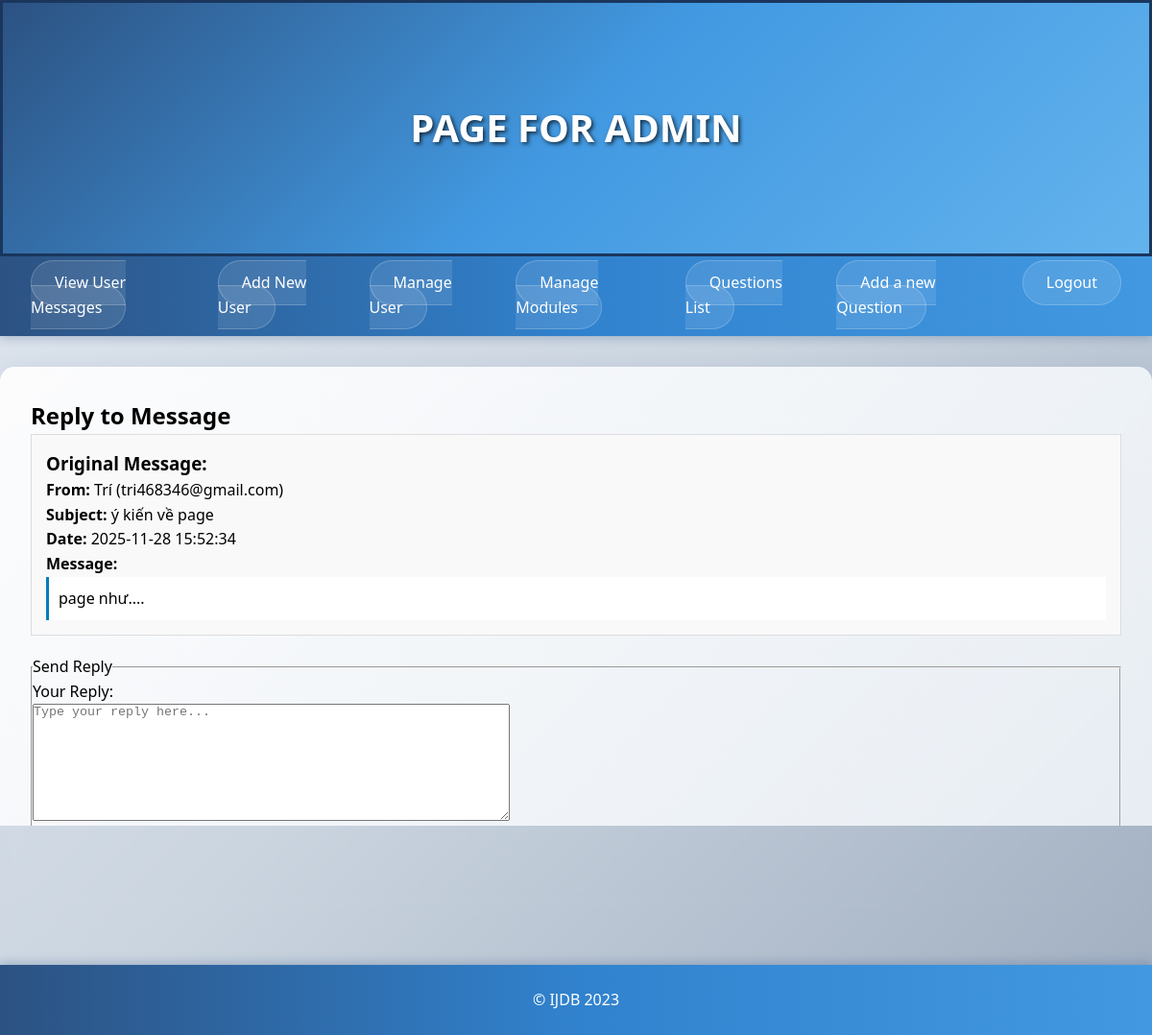
The app's page /COURSEWORK/admin/replymessage.php?id=1 with its own data.
### tables this page shows
CREATE TABLE `messages` (
  `id` int(11) NOT NULL,
  `sender_name` varchar(255) DEFAULT NULL,
  `sender_email` varchar(255) DEFAULT NULL,
  `subject` varchar(255) DEFAULT NULL,
  `message` text DEFAULT NULL,
  `sent_date` datetime DEFAULT NULL
);

### COURSEWORK/admin/replymessage.php (called while the page is built, shortened)
<?php
if(isset($_POST['reply_message'])){
    try{
        include '../includes/DatabaseConnection.php';
        include '../includes/DataBaseFunction.php';
        replyMessage($pdo, $_POST['message_id'], $_POST['reply_message']);
        $title = 'Reply Sent';
        $output = '<h2>Reply Sent Successfully!</h2><p>Your reply has been sent.</p><p><a href="viewmessages.php">Back to Messages</a></p>';
    }catch (PDOException $e){
        $title = 'An error has occurred';
        $output = 'Database error: ' . $e->getMessage();
    }
}else{
    try{
        include '../includes/DatabaseConnection.php';
        $messageQuery = $pdo->prepare('SELECT * FROM messages WHERE id = ?');
        $messageQuery->execute([$_GET['id']]);
        $message = $messageQuery->fetch();
        if(!$message){
            $title = 'Message Not Found';
            $output = '<p>Message not found.</p><p><a href="viewmessages.php">Back to Messages</a></p>';
        } else {
            include '../templates/replymessage.html.php';
        }
    }catch (PDOException $e){
        $title = 'An error has occurred';
        $output = 'Database error: ' . $e->getMessage();
    }
}
include '../templates/admin_layout.html.php';
?>

### COURSEWORK/templates/replymessage.html.php (the view, shortened to what this page needs)
<h2>Reply to Message</h2>
<div style="background-color: #f9f9f9; padding: 15px; border: 1px solid #ddd; margin-bottom: 20px;">
    <h3>Original Message:</h3>
    <p><strong>From:</strong> <?=htmlspecialchars($message['sender_name'], ENT_QUOTES, 'UTF-8')?> (<?=htmlspecialchars($message['sender_email'], ENT_QUOTES, 'UTF-8')?>)</p>
    <p><strong>Subject:</strong> <?=htmlspecialchars($message['subject'], ENT_QUOTES, 'UTF-8')?></p>
    <p><strong>Date:</strong> <?=htmlspecialchars($message['sent_date'], ENT_QUOTES, 'UTF-8')?></p>
    <p><strong>Message:</strong></p>
    <div style="background-color: white; padding: 10px; border-left: 3px solid #007cba;">
        <?=nl2br(htmlspecialchars($message['message'], ENT_QUOTES, 'UTF-8'))?>
    </div>
</div>
<form action="" method="post">
    <fieldset>
        <legend>Send Reply</legend>
        <label for="reply_message">Your Reply:</label><br>
        <textarea name="reply_message" id="reply_message" rows="8" cols="60" required placeholder="Type your reply here..."></textarea>
        <br><br>
        <input type="submit" value="Send Reply">
        <a href="viewmessages.php">Cancel</a>
    </fieldset>
</form>

### COURSEWORK/questions.css (style rules this page uses)
* { margin: 0; padding: 0; box-sizing: border-box; }
body { font-family: 'Segoe UI', Tahoma, Geneva, Verdana, sans-serif; line-height: 1.6; background: linear-gradient(135deg, #e2e8f0 0%, #cbd5e0 50%, #a0aec0 100%); min-height: 100vh; }
form input[type="submit"], .btn { background: linear-gradient(135deg, #4299e1 0%, #63b3ed 100%); color: white; border: none; padding: 0.6rem 1.2rem; border-radius: 20px; cursor: pointer; font-weight: bold; transition: all 0.3s ease; box-shadow: 0 2px 8px rgba(66, 153, 225, 0.3); }

### records on screen
messages: sender_name "Trí", sender_email "tri468346@gmail.com", subject "ý kiến về page", sent_date "2025-11-28 15:52:34", message "page như...."
